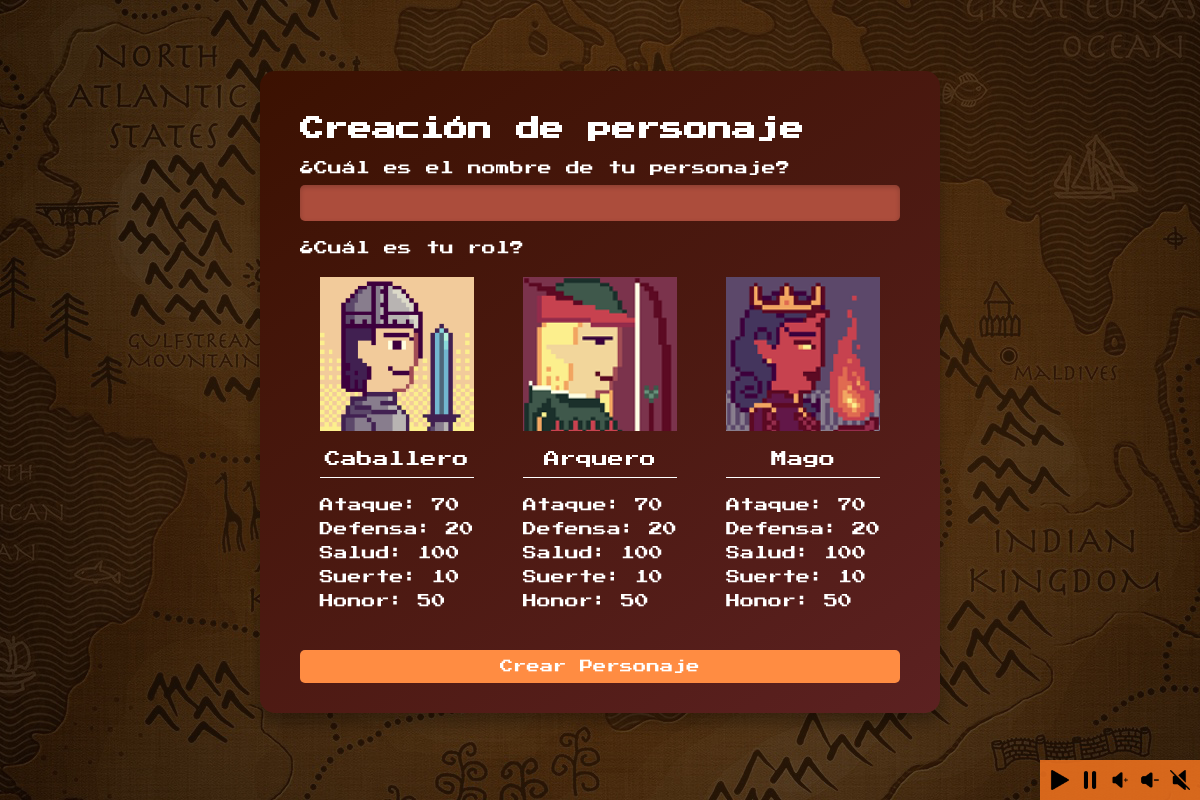
/create-character, run on the app's committed database.
### tables this page shows
CREATE TABLE classes (
  id INT AUTO_INCREMENT,
  name VARCHAR(255),
  attack INT,
  defense INT,
  health INT,
  luck INT,
  honor INT,
  PRIMARY KEY (id)
);

### App/Controllers/CharacterController.php (called while the page is built, shortened)
<?php
class CharacterController
{
    public function index()
    {
        View::render('create-character');
    }
}

### index.php (called while the page is built, shortened)
<?php
require_once 'autoloader.php';
require_once 'routes.php';
$uri = $_SERVER['REQUEST_URI'];
$basePath = '/dungeons_and_dragons';
if (strpos($uri, $basePath) === 0) {
    $uri = substr($uri, strlen($basePath));
}
$method = $_SERVER['REQUEST_METHOD'];
$router->dispatch($uri, $method);

### autoloader.php (called while the page is built, shortened)
<?php
spl_autoload_register(function ($className) {
    $baseDir = __DIR__ . '/';
    $relativePath = str_replace('\\', '/', $className) . '.php';
    $filePath = $baseDir . $relativePath;
});

### App/Database.php (called while the page is built, shortened)
<?php
class Database
{
    private $host;
    private $port;
    private $dbname;
    private $username;
    private $password;
    private static $connection;
    public function getHost()
    {
        return $this->host;
    }
    public function getPort()
    {
        return $this->port;
    }
    public function getDBName()
    {
        return $this->dbname;
    }
    public function getUsername()
    {
        return $this->username;
    }
    public function getPassword()
    {
        return $this->password;
    }
    public function setHost($host)
    {
        $this->host = $host;
    }
    public function setPort($port)
    {
        $this->port = $port;
    }
    public function setDBName($dbname)
    {
        $this->dbname = $dbname;
    }
    public function setUsername($username)
    {
        $this->username = $username;
    }
    public function setPassword($password)
    {
        $this->password = $password;
    }
    private static function connect()
    {
        if (!self::$connection) {
            $db = new self();
            self::$connection = new \mysqli(
                $db->getHost(),
                $db->getUsername(),
                $db->getPassword(),
                $db->getDBName(),
                $db->getPort()
            );
        }
        return self::$connection;
    }
    public static function query($sql, $params = [])
    {
        $conn = self::connect();
        $stmt = $conn->prepare($sql);
        $stmt->execute();
        $result = $stmt->get_result();
        if ($result) {
            $data = $result->fetch_all(MYSQLI_ASSOC);
            return $data;
        }
    }
}

### App/Models/CharacterClass.php (called while the page is built, shortened)
<?php
class CharacterClass
{
    private $name;
    private $attack;
    private $defense;
    private $health;
    private $luck;
    private $honor;
    public function getName()
    {
        return $this->name;
    }
    public function getAttack()
    {
        return $this->attack;
    }
    public function getDefense()
    {
        return $this->defense;
    }
    public function getHealth()
    {
        return $this->health;
    }
    public function getLuck()
    {
        return $this->luck;
    }
    public function getHonor()
    {
        return $this->honor;
    }
    public function setName($name)
    {
        $this->name = $name;
    }
    public function setAttack($attack)
    {
        $this->attack = $attack;
    }
    public function setDefense($defense)
    {
        $this->defense = $defense;
    }
    public function setHealth($health)
    {
        $this->health = $health;
    }
    public function setLuck($luck)
    {
        $this->luck = $luck;
    }
    public function setHonor($honor)
    {
        $this->honor = $honor;
    }
    public static function getAll()
    {
        $classes = [];
        $sql = "SELECT * FROM classes";
        $results = DB::query($sql);
        foreach ($results as $class) {
            $class_object = new self(
                $class['id'],
                $class['name'],
                $class['attack'],
                $class['defense'],
                $class['health'],
                $class['luck'],
                $class['honor']
            );
            array_push($classes, $class_object);
        }
        return $classes;
    }
}

### App/Utils.php (called while the page is built, shortened)
<?php
class Utils
{
    public static function getImagePath($path)
    {
        return "http://localhost/dungeons_and_dragons/assets/images/$path";
    }
}

### App/Views/create-character/index.php (the view, shortened to what this page needs)
<?php
$classes = CharacterClass::getAll();
?>
<!DOCTYPE html>
<html lang="en">
<head>
    <link rel="stylesheet" href="styles.css" />
</head>
<body>
    <form method="post" action="create-character">
        <h1>Creación de personaje</h1>
        <div class="form-group">
            <label class="text-sm" for="character_name">¿Cuál es el nombre de tu personaje?</label>
            <input style="background:rgb(172, 77, 60); color: white" type="text" id="character_name" name="character_name" required />
        </div>
        <div class="form-group">
            <label class="text-sm">¿Cuál es tu rol?</label>
            <div class="role-options">
                <?php foreach ($classes as $index => $class): ?>
                    <label for="<?= $class->getName() ?>">
                        <img class="class_image" src="assets/images/classes/<?= $class->getName() ?>.png" alt="<?= $class->getName() ?>.png" />
                        <div class="flex justify-between items-center my-2">
                            <span class="character_class_name"><?= $class->getName() ?></span>
                        </div>
                        <div class="flex flex-column text-sm gap-1">
                            <span>Ataque: <?= $class->getAttack() ?></span>
                            <span>Defensa: <?= $class->getDefense() ?></span>
                            <span>Salud: <?= $class->getHealth() ?></span>
                            <span>Suerte: <?= $class->getLuck() ?></span>
                            <span>Honor: <?= $class->getHonor() ?></span>
                        </div>
                    </label>
                <?php endforeach; ?>
            </div>
        </div>
        <button type="submit">Crear Personaje</button>
        <?= AudioOptions::render() ?>
    </form>
</body>
</html>

### App/Router.php (shortened to what this page needs)
<?php
class Router
{
    protected $routes = [];
    protected function addRoute($method, $route, $controller, $action)
    {
        $pattern = preg_replace('/:[a-zA-Z0-9_]+/', '([^/]+)', $route);
        $this->routes[$method][$pattern] = [
            'controller' => $controller,
            'action' => $action,
            'original' => $route
        ];
    }
    public function dispatch($uri, $method)
    {
        $request = new Request();
        foreach ($this->routes[$method] as $pattern => $route) {
            if (preg_match("#^{$pattern}$#", $uri, $matches)) {
                array_shift($matches);
                $routeParams = [];
                $controller = new $route['controller']();
                $request->setParams($routeParams);
                $action = $route['action'];
                $controller->$action($request);
                return;
            }
        }
    }
}

### App/Views/View.php (shortened to what this page needs)
<?php
class View
{
    public static function render($viewFolder, $data = [])
    {
        extract($data);
        $viewPath = 'App/Views/' . $viewFolder . '/index.php';
        $viewDir = 'App/Views/' . $viewFolder;
        $cssPath = "$viewDir/styles.css";
        if (file_exists($cssPath)) {
            echo '<link rel="stylesheet" href="App/Views/globals.css">';
            echo '<link rel="stylesheet" href="' . $cssPath . '">';
        }
        if (file_exists($viewPath)) {
            include_once $viewPath;
        } else {
            throw new \Exception("View not found: $viewPath");
        }
    }
}

### App/Components/AudioOptions.php (shortened to what this page needs)
<?php
class AudioOptions
{
    public static function render()
    {
        $playButtonPath = Utils::getImagePath('icons/play-button.png');
        $pauseButtonPath = Utils::getImagePath('icons/pause.png');
        $volumeUpButtonPath = Utils::getImagePath('icons/volume-up.png');
        $volumeDownButtonPath = Utils::getImagePath('icons/volume-down.png');
        $muteButtonPath = Utils::getImagePath('icons/mute.png');
        echo <<<HTML
        <div class="audio-controls">
            <span class="audio_button" id="play_music">
                <img src="$playButtonPath" width="20px" height="20px" alt="Play Button">
            </span>
            <span class="audio_button" id="pause_music">
                <img src="$pauseButtonPath" width="20px" height="20px" alt="Pause Button">
            </span>
            <span class="audio_button" id="more_volume">
                <img src="$volumeUpButtonPath" width="20px" height="20px" alt="More Volume">
            </span>
            <span class="audio_button" id="less_volume">
                <img src="$volumeDownButtonPath" width="20px" height="20px" alt="More Volume">
            </span>
            <span class="audio_button" id="mute_volume">
                <img src="$muteButtonPath" width="20px" height="20px" alt="More Volume">
            </span>
        </div>
        HTML;
    }
}

### App/Views/globals.css (style rules this page uses)
* { font-family: "PressStart", sans-serif; }
button { padding: 10px 20px; }
.flex { display: flex; }
.flex-column { flex-direction: column; }
.justify-between { justify-content: space-between; }
.items-center { align-items: center; }
.text-sm { font-size: 14px; }
.my-2 { margin-top: 20px; margin-bottom: 20px; }
.audio-controls { padding: 10px; position: fixed; bottom: 0px; right: 0px; background: rgba(248, 118, 32, 0.832); display: flex; align-items: center; gap: 10px; }
.audio_button { border-radius: 5px; transition: 0.3s ease-in-out all; }

### App/Views/create-character/styles.css (style rules this page uses)
body { font-family: "Arial", sans-serif; background-color: #331701; background: rgba(0, 0, 0, 0.5) url("http://localhost/dungeons_and_dragons/assets/images/file-selection-background.jpg") no-repeat center center fixed; color: #fff; margin: 0; padding: 0; display: flex; justify-content: center; align-items: center; height: 100vh; }
form { background: linear-gradient(145deg, #3b1101, #5c2121); border-radius: 15px; padding: 30px 40px; box-shadow: 0 10px 15px rgba(0, 0, 0, 0.3); max-width: 600px; width: 100%; }
h1 { font-size: 1.5rem; margin-bottom: 20px; }
.form-group { margin-bottom: 20px; text-align: left; }
label { display: block; margin-bottom: 10px; font-size: 1.1rem; }
input[type="text"] { width: 100%; padding: 10px; border: none; border-radius: 5px; font-size: 1rem; box-shadow: inset 0 2px 5px rgba(0, 0, 0, 0.2); outline: none; }
.role-options { display: flex; gap: 10px; justify-content: space-around; }
.role-options label { cursor: pointer; padding: 10px; border: 2px solid transparent; }
.class_image { text-align: center; width: 100%; }
button { background-color: #ff8c42; width: 100%; color: #fff; border: none; border-radius: 5px; padding: 10px 20px; cursor: pointer; transition: background-color 0.3s ease, transform 0.2s ease; }
.gap-1 { gap: 10px; }
.character_class_name { font-size: 16px; text-align: center; width: 100%; padding-bottom: 10px; border-bottom: 1px solid white; }

### data on the page
classes: name (picture), name "Caballero", attack "70", defense "20", health "100", luck "10", honor "50"
classes: name (picture), name "Arquero", attack "70", defense "20", health "100", luck "10", honor "50"
classes: name (picture), name "Mago", attack "70", defense "20", health "100", luck "10", honor "50"
